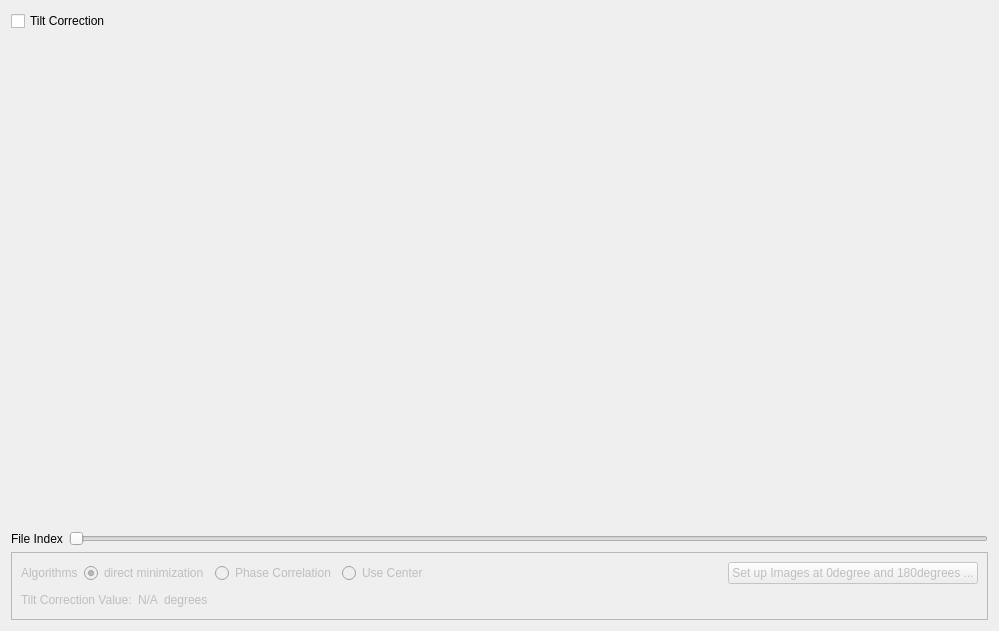
          <widget class="QWidget" name="page_2">
           <property name="geometry">
            <rect>
             <x>0</x>
             <y>0</y>
             <width>999</width>
             <height>631</height>
            </rect>
           </property>
           <attribute name="label">
            <string>Tilt Correction</string>
           </attribute>
           <layout class="QVBoxLayout" name="verticalLayout_7">
            <item>
             <widget class="QCheckBox" name="tilt_correction_checkBox">
              <property name="text">
               <string>Tilt Correction</string>
              </property>
             </widget>
            </item>
            <item>
             <widget class="QWidget" name="tilt_correction_widget" native="true">
              <property name="sizePolicy">
               <sizepolicy hsizetype="Preferred" vsizetype="Expanding">
                <horstretch>0</horstretch>
                <verstretch>0</verstretch>
               </sizepolicy>
              </property>
             </widget>
            </item>
            <item>
             <layout class="QHBoxLayout" name="horizontalLayout_5">
              <item>
               <widget class="QLabel" name="label_10">
                <property name="text">
                 <string>File Index</string>
                </property>
               </widget>
              </item>
              <item>
               <widget class="QSlider" name="tilt_correction_file_index_horizontalSlider">
                <property name="orientation">
                 <enum>Qt::Horizontal</enum>
                </property>
               </widget>
              </item>
             </layout>
            </item>
            <item>
             <widget class="QFrame" name="tilt_correction_frame">
              <property name="enabled">
               <bool>false</bool>
              </property>
              <property name="frameShape">
               <enum>QFrame::StyledPanel</enum>
              </property>
              <property name="frameShadow">
               <enum>QFrame::Raised</enum>
              </property>
              <layout class="QVBoxLayout" name="verticalLayout_8">
               <item>
                <layout class="QHBoxLayout" name="horizontalLayout_7">
                 <item>
                  <widget class="QLabel" name="label_14">
                   <property name="text">
                    <string>Algorithms</string>
                   </property>
                  </widget>
                 </item>
                 <item>
                  <widget class="QRadioButton" name="tilt_correction_direct_minimization_radioButton">
                   <property name="text">
                    <string>direct minimization</string>
                   </property>
                   <property name="checked">
                    <bool>true</bool>
                   </property>
                  </widget>
                 </item>
                 <item>
                  <widget class="QRadioButton" name="tilt_correction_phase_correlation_radioButton">
                   <property name="text">
                    <string>Phase Correlation</string>
                   </property>
                   <property name="checked">
                    <bool>false</bool>
                   </property>
                  </widget>
                 </item>
                 <item>
                  <widget class="QRadioButton" name="tilt_correction_use_center_radioButton">
                   <property name="text">
                    <string>Use Center</string>
                   </property>
                  </widget>
                 </item>
                 <item>
                  <spacer name="horizontalSpacer_3">
                   <property name="orientation">
                    <enum>Qt::Horizontal</enum>
                   </property>
                   <property name="sizeHint" stdset="0">
                    <size>
                     <width>40</width>
                     <height>20</height>
                    </size>
                   </property>
                  </spacer>
                 </item>
                 <item>
                  <widget class="QPushButton" name="tilt_correction_setup_0_and_180degrees_images_pushButton">
                   <property name="text">
                    <string>Set up Images at 0degree and 180degrees ...</string>
                   </property>
                  </widget>
                 </item>
                </layout>
               </item>
               <item>
                <layout class="QHBoxLayout" name="horizontalLayout_6">
                 <item>
                  <widget class="QLabel" name="label_11">
                   <property name="text">
                    <string>Tilt Correction Value:</string>
                   </property>
                  </widget>
                 </item>
                 <item>
                  <widget class="QLabel" name="tilt_correcton_value_label">
                   <property name="text">
                    <string>N/A</string>
                   </property>
                  </widget>
                 </item>
                 <item>
                  <widget class="QLabel" name="tilt_correction_units_label">
                   <property name="text">
                    <string>degrees</string>
                   </property>
                  </widget>
                 </item>
                 <item>
                  <spacer name="horizontalSpacer_2">
                   <property name="orientation">
                    <enum>Qt::Horizontal</enum>
                   </property>
                   <property name="sizeHint" stdset="0">
                    <size>
                     <width>40</width>
                     <height>20</height>
                    </size>
                   </property>
                  </spacer>
                 </item>
                </layout>
               </item>
              </layout>
             </widget>
            </item>
           </layout>
          </widget>
